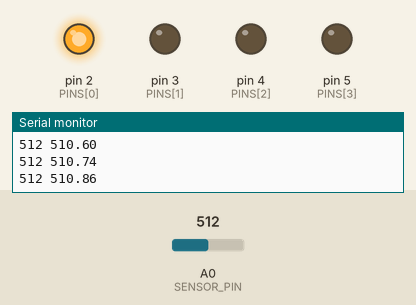
Recording of a sketch running on a simulated Arduino Uno, built with avr-gcc and run on an emulated ATmega328P. Shown: output pins drawn as LEDs (lit = HIGH), the last lines printed to the serial monitor. Inputs (shaded band) come from the test bench; at power-on: A0 (SENSOR_PIN) = 512.

Above: at 1.2 s.
1.3 s: A0 (SENSOR_PIN) set to 530
At 2.5 s:
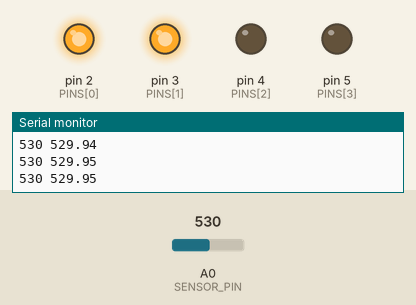
2.8 s: A0 (SENSOR_PIN) set to 756
5.0 s: A0 (SENSOR_PIN) set to 787
At 6.3 s:
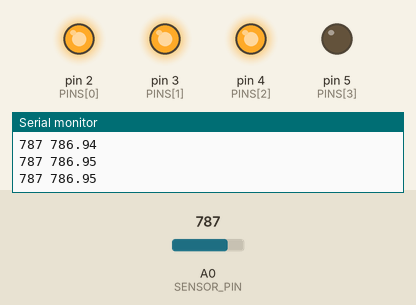
6.6 s: A0 (SENSOR_PIN) set to 716
At 7.7 s:
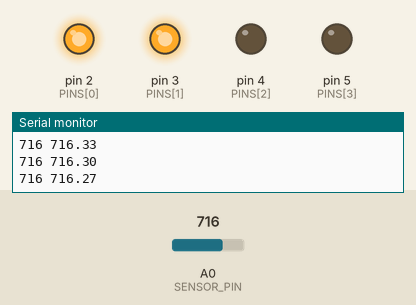
8.1 s: A0 (SENSOR_PIN) set to 900
At 8.4 s:
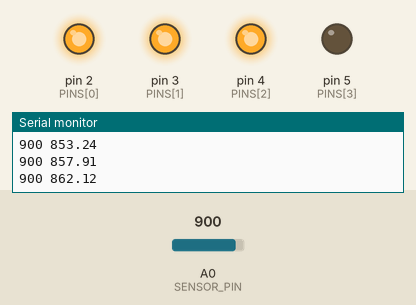
Timing chart, 0 to 10.6 s (numbered marks = the images above; inputs shaded):
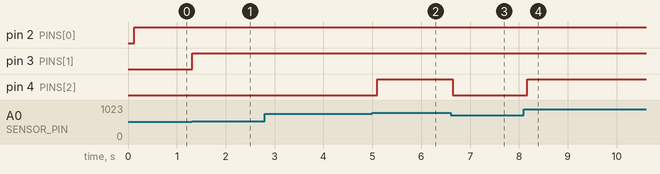

The sketch:

ver_3.ino
```cpp
const int PINS[] = {2, 3, 4, 5};
const int N = 4;
float smooth = 0;
const int SENSOR_PIN = A0;

void setup(){
for (int i = 0; i < N; i++) pinMode(PINS[i], OUTPUT);
Serial.begin(9600);
}

void loop(){
int newVal = analogRead(SENSOR_PIN);
smooth += (newVal - smooth) * 0.1; // бегущее среднее, α = 0.1

int level = map((int)smooth, 0, 1023, 0, N);
level = constrain(level, 0, N);

for (int i = 0; i < N; i++)
digitalWrite(PINS[i], i < level ? HIGH : LOW);

Serial.print(newVal);
Serial.print(" ");
Serial.println(smooth);

delay(20);
}
```

Measured:
- the behaviour switches between 512 and 513 on A0 (SENSOR_PIN) (found by bisection; images 0 and 1)
- the behaviour switches between 768 and 769 on A0 (SENSOR_PIN) (found by bisection; images 1 and 2)
- after the input at 1.3 s, pin 3 (PINS[1]): LOW → HIGH at once
- after the input at 5.0 s, pin 4 (PINS[2]): LOW → HIGH after 0.10 s
- after the input at 6.6 s, pin 4 (PINS[2]): HIGH → LOW after 0.05 s
- after the input at 8.1 s, pin 4 (PINS[2]): LOW → HIGH after 0.07 s
